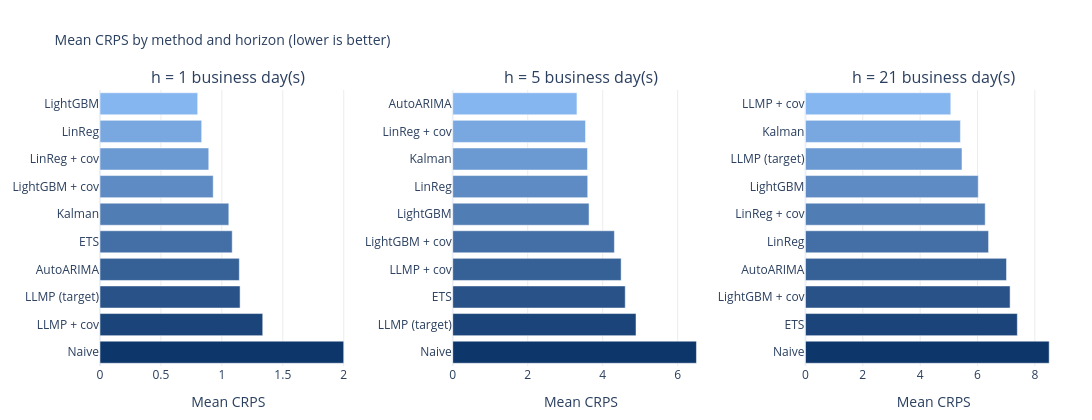

The cell this chart's notebook holds for it:
### Code cell
plotly_display_multivariate_backtest_leaderboard(RESULTS_DF)

### Figure 1 — Plotly figure (JSON) as saved in the notebook; plotly's stock layout.template omitted (floating-point values rounded to 4 significant figures)
{"data": [{"hovertemplate": "%{y}<br>Mean CRPS: %{x:.5f}<extra></extra>", "marker": {"color": ["rgb(134, 182, 239)", "rgb(121, 168, 224)", "rgb(107, 154, 210)", "rgb(94, 139, 195)", "rgb(80, 125, 180)", "rgb(67, 111, 166)", "rgb(53, 97, 151)", "rgb(40, 82, 136)", "rgb(26, 68, 122)", "rgb(13, 54, 107)"]}, "orientation": "h", "showlegend": false, "type": "bar", "x": [0.8017, 0.8345, 0.8924, 0.9289, 1.057, 1.085, 1.143, 1.15, 1.335, 2.0], "xaxis": "x", "y": ["LightGBM", "LinReg", "LinReg + cov", "LightGBM + cov", "Kalman", "ETS", "AutoARIMA", "LLMP (target)", "LLMP + cov", "Naive"], "yaxis": "y"}, {"hovertemplate": "%{y}<br>Mean CRPS: %{x:.5f}<extra></extra>", "marker": {"color": ["rgb(134, 182, 239)", "rgb(121, 168, 224)", "rgb(107, 154, 210)", "rgb(94, 139, 195)", "rgb(80, 125, 180)", "rgb(67, 111, 166)", "rgb(53, 97, 151)", "rgb(40, 82, 136)", "rgb(26, 68, 122)", "rgb(13, 54, 107)"]}, "orientation": "h", "showlegend": false, "type": "bar", "x": [3.313, 3.541, 3.594, 3.6, 3.636, 4.312, 4.491, 4.601, 4.888, 6.5], "xaxis": "x2", "y": ["AutoARIMA", "LinReg + cov", "Kalman", "LinReg", "LightGBM", "LightGBM + cov", "LLMP + cov", "ETS", "LLMP (target)", "Naive"], "yaxis": "y2"}, {"hovertemplate": "%{y}<br>Mean CRPS: %{x:.5f}<extra></extra>", "marker": {"color": ["rgb(134, 182, 239)", "rgb(121, 168, 224)", "rgb(107, 154, 210)", "rgb(94, 139, 195)", "rgb(80, 125, 180)", "rgb(67, 111, 166)", "rgb(53, 97, 151)", "rgb(40, 82, 136)", "rgb(26, 68, 122)", "rgb(13, 54, 107)"]}, "orientation": "h", "showlegend": false, "type": "bar", "x": [5.069, 5.405, 5.459, 6.026, 6.268, 6.386, 7.012, 7.137, 7.389, 8.5], "xaxis": "x3", "y": ["LLMP + cov", "Kalman", "LLMP (target)", "LightGBM", "LinReg + cov", "LinReg", "AutoARIMA", "LightGBM + cov", "ETS", "Naive"], "yaxis": "y3"}], "layout": {"annotations": [{"font": {"size": 16}, "showarrow": false, "text": "h = 1 business day(s)", "x": 0.1333, "xanchor": "center", "xref": "paper", "y": 1, "yanchor": "bottom", "yref": "paper"}, {"font": {"size": 16}, "showarrow": false, "text": "h = 5 business day(s)", "x": 0.5, "xanchor": "center", "xref": "paper", "y": 1, "yanchor": "bottom", "yref": "paper"}, {"font": {"size": 16}, "showarrow": false, "text": "h = 21 business day(s)", "x": 0.8667, "xanchor": "center", "xref": "paper", "y": 1, "yanchor": "bottom", "yref": "paper"}], "height": 420, "margin": {"b": 50, "l": 60, "r": 30, "t": 90}, "title": {"font": {"size": 14}, "text": "Mean CRPS by method and horizon (lower is better)"}, "width": 1140, "xaxis": {"anchor": "y", "domain": [0, 0.2667], "gridcolor": "rgba(0, 0, 0, 0.08)", "showgrid": true, "title": {"text": "Mean CRPS"}}, "xaxis2": {"anchor": "y2", "domain": [0.3667, 0.6333], "gridcolor": "rgba(0, 0, 0, 0.08)", "showgrid": true, "title": {"text": "Mean CRPS"}}, "xaxis3": {"anchor": "y3", "domain": [0.7333, 1], "gridcolor": "rgba(0, 0, 0, 0.08)", "showgrid": true, "title": {"text": "Mean CRPS"}}, "yaxis": {"anchor": "x", "autorange": "reversed", "domain": [0, 1]}, "yaxis2": {"anchor": "x2", "autorange": "reversed", "domain": [0, 1]}, "yaxis3": {"anchor": "x3", "autorange": "reversed", "domain": [0, 1]}}}
